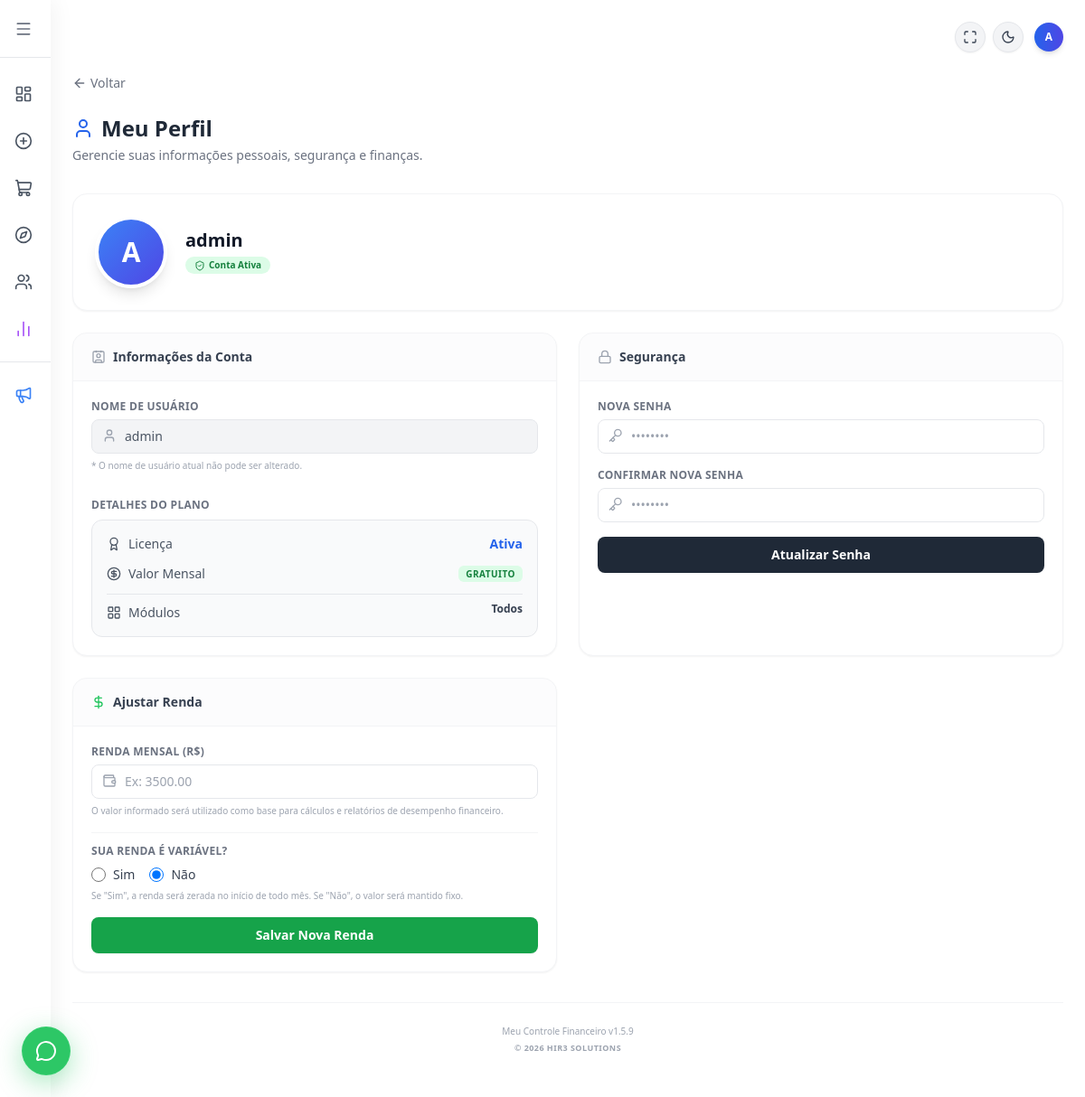
The app's page /perfil (signed in) with its own data.
### tables this page shows
CREATE TABLE usuarios (
            id INTEGER PRIMARY KEY AUTOINCREMENT,
            usuario TEXT UNIQUE NOT NULL,
            senha TEXT NOT NULL
        , renda REAL DEFAULT 0.00, licenca TEXT DEFAULT 'Ativa', valor_licencas REAL DEFAULT 0.00, telefone TEXT, is_admin INTEGER DEFAULT 0, renda_variavel TEXT DEFAULT 'nao', ultimo_mes_acesso TEXT DEFAULT '');

### flask_app.py (the view)
@app.route('/perfil', methods=['GET', 'POST'])
def perfil():
    if 'logado' not in session: return redirect(url_for('login'))
    user_id = session['user_id']
    conexao = sqlite3.connect('financas.db')
    conexao.row_factory = sqlite3.Row # Adicionado para pegarmos os dados pelo nome da coluna
    cursor = conexao.cursor()
    if request.method == 'POST':
        pass
    try:
        cursor.execute("SELECT usuario, licenca, valor_licencas, modulos_liberados FROM usuarios WHERE id = ?", (user_id,))
        usuario_data = cursor.fetchone()
    except sqlite3.OperationalError:
        cursor.execute("SELECT usuario, licenca FROM usuarios WHERE id = ?", (user_id,))
        row = cursor.fetchone()
        if row:
            usuario_data = {'usuario': row['usuario'], 'licenca': row['licenca'], 'valor_licencas': 0.0, 'modulos_liberados': 'Todos'}
        else:
            usuario_data = None
    conexao.close()
    if usuario_data:
        nome_usuario = usuario_data['usuario']
        licenca_usuario = usuario_data['licenca']
        valor_licenca = usuario_data['valor_licencas']
        modulos_liberados = usuario_data['modulos_liberados']
    else:
        nome_usuario = session.get('usuario', '')
        licenca_usuario = 'Básica'
        valor_licenca = 0.0
        modulos_liberados = 'Todos'
    return render_template('perfil.html',
                           nome_usuario=nome_usuario,
                           licenca_usuario=licenca_usuario,
                           valor_licenca=valor_licenca,
                           modulos_liberados=modulos_liberados)

### flask_app.py (called while the page is built)
@app.context_processor
def inject_global_vars():
    versao = "1.5.9"
    data_formatada = datetime.now().strftime('%B %Y').capitalize()
    return dict(
        versao_atual=versao,
        data_atual=data_formatada
    )

### templates/perfil.html (shortened to what this page needs)
{% extends "base.html" %}
{% block content %}
    <a href="javascript:history.back()" class="flex items-center gap-1 text-gray-500 hover:text-blue-600 dark:text-gray-400 dark:hover:text-blue-400 mb-6 transition-colors text-sm font-medium w-fit">
        <i data-lucide="arrow-left" class="w-4 h-4"></i>
        <span>Voltar</span>
    </a>
    <div class="mb-8">
        <h2 class="text-2xl font-black text-gray-800 dark:text-white flex items-center gap-2">
            <i data-lucide="user" class="w-6 h-6 text-blue-600 dark:text-blue-400"></i> Meu Perfil
        </h2>
        <p class="text-sm text-gray-500 dark:text-gray-400 mt-1">Gerencie suas informações pessoais, segurança e finanças.</p>
    </div>
    <div class="bg-white dark:bg-gray-800 rounded-2xl p-6 shadow-sm border border-gray-100 dark:border-gray-700 mb-6 flex items-center gap-5">
        <div class="relative group cursor-pointer">
            <label for="input-foto" class="cursor-pointer block relative">
                {% if foto_perfil %}
                    <div class="w-20 h-20 rounded-full bg-gray-200 shadow-lg border-4 border-white dark:border-gray-900 overflow-hidden relative">
                        <img src="{{ foto_perfil }}" alt="Foto de Perfil" class="w-full h-full object-cover">
                    </div>
                {% else %}
                    <div class="w-20 h-20 bg-gradient-to-br from-blue-500 to-indigo-600 rounded-full flex items-center justify-center text-white text-3xl font-black shadow-lg border-4 border-white dark:border-gray-900">
                        {{ nome_usuario[:1].upper() if nome_usuario else 'U' }}
                    </div>
                {% endif %}
            </label>
        </div>
        <div>
            <h3 class="text-xl font-bold text-gray-900 dark:text-white">{{ nome_usuario }}</h3>
            <span class="inline-flex items-center gap-1 mt-1 px-2.5 py-0.5 rounded-full text-[10px] font-bold bg-green-100 text-green-700 dark:bg-green-900/40 dark:text-green-400">
                <i data-lucide="shield-check" class="w-3 h-3"></i> Conta Ativa
            </span>
        </div>
    </div>
    <div class="grid grid-cols-1 md:grid-cols-2 gap-6">
        <div class="bg-white dark:bg-gray-800 rounded-2xl shadow-sm border border-gray-100 dark:border-gray-700 overflow-hidden">
            <div class="px-5 py-4 border-b border-gray-100 dark:border-gray-700 bg-gray-50/50 dark:bg-gray-900/50">
                <h4 class="text-sm font-bold text-gray-700 dark:text-gray-200 flex items-center gap-2">
                    <i data-lucide="contact" class="w-4 h-4 text-gray-400"></i> Informações da Conta
                </h4>
            </div>
            <div class="p-5">
                <form action="#" method="POST" class="space-y-5">
                    <div>
                        <label class="block text-xs font-bold text-gray-500 dark:text-gray-400 uppercase tracking-wide mb-1.5">Nome de Usuário</label>
                        <div class="relative">
                            <i data-lucide="user" class="absolute left-3 top-2.5 w-4 h-4 text-gray-400"></i>
                            <input type="text" name="nome" value="{{ nome_usuario }}" readonly
                                   class="w-full pl-9 pr-3 py-2 bg-gray-100 dark:bg-gray-900 border border-gray-200 dark:border-gray-700 rounded-lg text-sm font-medium text-gray-600 dark:text-gray-400 cursor-not-allowed focus:ring-0">
                        </div>
                        <p class="text-[10px] text-gray-400 mt-1.5">* O nome de usuário atual não pode ser alterado.</p>
                    </div>
                    <div class="pt-2">
                        <label class="block text-xs font-bold text-gray-500 dark:text-gray-400 uppercase tracking-wide mb-2">Detalhes do Plano</label>
                        <div class="bg-gray-50 dark:bg-gray-900/50 rounded-xl p-4 border border-gray-200 dark:border-gray-700 space-y-3">
                            <div class="flex justify-between items-center">
                                <span class="text-sm font-medium text-gray-600 dark:text-gray-400 flex items-center gap-2">
                                    <i data-lucide="award" class="w-4 h-4"></i> Licença
                                </span>
                                <span class="text-sm font-bold {% if licenca_usuario == 'Premium' %}text-amber-500{% else %}text-blue-600{% endif %}">
                                    {{ licenca_usuario | default('Básica') }}
                                </span>
                            </div>
                            <div class="flex justify-between items-center">
                                <span class="text-sm font-medium text-gray-600 dark:text-gray-400 flex items-center gap-2">
                                    <i data-lucide="circle-dollar-sign" class="w-4 h-4"></i> Valor Mensal
                                </span>
                                <span class="text-sm font-black text-gray-800 dark:text-gray-200">
                                    {% if valor_licenca and valor_licenca|float > 0 %}
                                        R$ {{ "%.2f"|format(valor_licenca|float) }}
                                    {% else %}
                                        <span class="px-2 py-0.5 rounded-md text-[10px] font-bold bg-green-100 text-green-700 dark:bg-green-900/40 dark:text-green-400 uppercase tracking-wider">Gratuito</span>
                                    {% endif %}
                                </span>
                            </div>
                            <div class="flex justify-between items-start pt-2 border-t border-gray-200 dark:border-gray-700/50">
                                <span class="text-sm font-medium text-gray-600 dark:text-gray-400 flex items-center gap-2 mt-0.5">
                                    <i data-lucide="layout-grid" class="w-4 h-4"></i> Módulos
                                </span>
                                <span class="text-xs font-bold text-gray-700 dark:text-gray-300 text-right max-w-[160px] leading-snug">
                                    {{ modulos_liberados | default('Básico') }}
                                </span>
                            </div>
                        </div>
                    </div>
                </form>
            </div>
        </div>
        <div class="bg-white dark:bg-gray-800 rounded-2xl shadow-sm border border-gray-100 dark:border-gray-700 overflow-hidden">
            <div class="px-5 py-4 border-b border-gray-100 dark:border-gray-700 bg-gray-50/50 dark:bg-gray-900/50">
                <h4 class="text-sm font-bold text-gray-700 dark:text-gray-200 flex items-center gap-2">
                    <i data-lucide="lock" class="w-4 h-4 text-gray-400"></i> Segurança
                </h4>
            </div>
            <div class="p-5">
                <form action="#" method="POST" class="space-y-4">
                    <div>
                        <label class="block text-xs font-bold text-gray-500 dark:text-gray-400 uppercase tracking-wide mb-1.5">Nova Senha</label>
                        <div class="relative">
                            <i data-lucide="key" class="absolute left-3 top-2.5 w-4 h-4 text-gray-400"></i>
                            <input type="password" name="nova_senha" placeholder="••••••••"
                                   class="w-full pl-9 pr-3 py-2 bg-white dark:bg-gray-900 border border-gray-200 dark:border-gray-700 rounded-lg text-sm font-medium focus:ring-2 focus:ring-blue-500 focus:border-transparent outline-none transition-all">
                        </div>
                    </div>
                    <div>
                        <label class="block text-xs font-bold text-gray-500 dark:text-gray-400 uppercase tracking-wide mb-1.5">Confirmar Nova Senha</label>
                        <div class="relative">
                            <i data-lucide="key" class="absolute left-3 top-2.5 w-4 h-4 text-gray-400"></i>
                            <input type="password" name="confirmar_senha" placeholder="••••••••"
                                   class="w-full pl-9 pr-3 py-2 bg-white dark:bg-gray-900 border border-gray-200 dark:border-gray-700 rounded-lg text-sm font-medium focus:ring-2 focus:ring-blue-500 focus:border-transparent outline-none transition-all">
                        </div>
                    </div>
                    <button type="button" onclick="alert('Funcionalidade de alteração de senha em desenvolvimento.')" class="w-full bg-gray-800 dark:bg-gray-100 text-white dark:text-gray-900 font-bold py-2.5 rounded-lg text-sm hover:bg-gray-900 dark:hover:bg-white transition-all shadow-sm mt-2">
                        Atualizar Senha
                    </button>
                </form>
            </div>
        </div>
        <div class="bg-white dark:bg-gray-800 rounded-2xl shadow-sm border border-gray-100 dark:border-gray-700 overflow-hidden">
            <div class="px-5 py-4 border-b border-gray-100 dark:border-gray-700 bg-gray-50/50 dark:bg-gray-900/50">
                <h4 class="text-sm font-bold text-gray-700 dark:text-gray-200 flex items-center gap-2">
                    <i data-lucide="dollar-sign" class="w-4 h-4 text-green-500"></i> Ajustar Renda
                </h4>
            </div>
            <div class="p-5">
                <form action="/renda" method="POST" class="space-y-4">
                    <div>
                        <label class="block text-xs font-bold text-gray-500 dark:text-gray-400 uppercase tracking-wide mb-1.5">Renda Mensal (R$)</label>
                        <div class="relative">
                            <i data-lucide="wallet" class="absolute left-3 top-2.5 w-4 h-4 text-gray-400"></i>
                            <input type="number" step="0.01" name="renda" placeholder="Ex: 3500.00" value="{{ renda_atual | default('') }}" required
                                   class="w-full pl-9 pr-3 py-2 bg-white dark:bg-gray-900 border border-gray-200 dark:border-gray-700 rounded-lg text-sm font-medium focus:ring-2 focus:ring-green-500 focus:border-transparent outline-none transition-all">
                        </div>
                        <p class="text-[10px] text-gray-400 mt-1.5">O valor informado será utilizado como base para cálculos e relatórios de desempenho financeiro.</p>
                    </div>
                    <div class="pt-3 border-t border-gray-100 dark:border-gray-700/50">
                        <label class="block text-xs font-bold text-gray-500 dark:text-gray-400 uppercase tracking-wide mb-2">Sua renda é variável?</label>
                        <div class="flex gap-4">
                            <label class="flex items-center gap-2 cursor-pointer group">
                                <input type="radio" name="renda_variavel" value="sim" {% if renda_variavel == 'sim' %}checked{% endif %}
                                       class="w-4 h-4 text-green-600 bg-gray-100 border-gray-300 focus:ring-green-500 dark:focus:ring-green-600 dark:ring-offset-gray-800 focus:ring-2 dark:bg-gray-700 dark:border-gray-600 transition-all">
                                <span class="text-sm font-medium text-gray-700 dark:text-gray-300 group-hover:text-green-600 dark:group-hover:text-green-400 transition-colors">Sim</span>
                            </label>
                            <label class="flex items-center gap-2 cursor-pointer group">
                                <input type="radio" name="renda_variavel" value="nao" {% if renda_variavel != 'sim' %}checked{% endif %}
                                       class="w-4 h-4 text-green-600 bg-gray-100 border-gray-300 focus:ring-green-500 dark:focus:ring-green-600 dark:ring-offset-gray-800 focus:ring-2 dark:bg-gray-700 dark:border-gray-600 transition-all">
                                <span class="text-sm font-medium text-gray-700 dark:text-gray-300 group-hover:text-green-600 dark:group-hover:text-green-400 transition-colors">Não</span>
                            </label>
                        </div>
                        <p class="text-[10px] text-gray-400 mt-1.5">Se "Sim", a renda será zerada no início de todo mês. Se "Não", o valor será mantido fixo.</p>
                    </div>
                    <button type="submit" class="w-full bg-green-600 hover:bg-green-700 text-white font-bold py-2.5 rounded-lg text-sm transition-all shadow-sm mt-2 flex justify-center items-center gap-2">
                        Salvar Nova Renda
                    </button>
                </form>
            </div>
        </div>
    </div>
{% endblock %}

### records on screen
usuarios: usuario "A", usuario "admin", nome "admin", licenca "Ativa"

### other values on screen
{{ session.get('usuario', 'U')[:1].upper() }} "A"
{{ modulos_liberados | default('Básico') }} "Todos"
{{ versao_atual }} "1.5.9"
